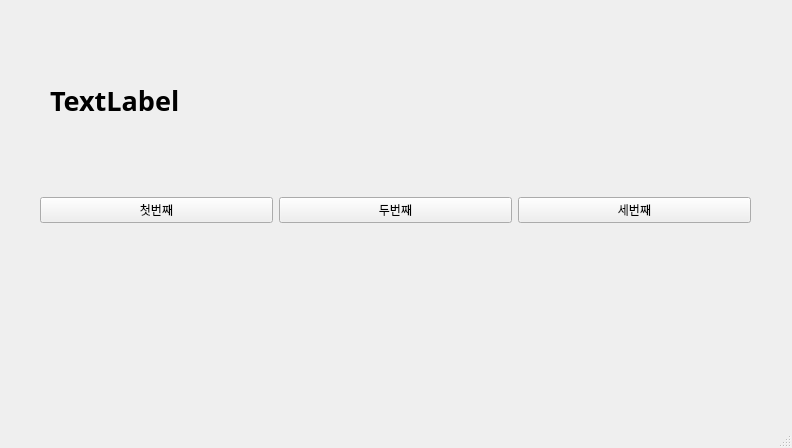
<?xml version="1.0" encoding="UTF-8"?>
<ui version="4.0">
 <class>MainWindow</class>
 <widget class="QMainWindow" name="MainWindow">
  <property name="geometry">
   <rect>
    <x>0</x>
    <y>0</y>
    <width>792</width>
    <height>448</height>
   </rect>
  </property>
  <property name="windowTitle">
   <string>MainWindow</string>
  </property>
  <widget class="QWidget" name="centralwidget">
   <widget class="QWidget" name="horizontalLayoutWidget">
    <property name="geometry">
     <rect>
      <x>40</x>
      <y>130</y>
      <width>711</width>
      <height>161</height>
     </rect>
    </property>
    <layout class="QHBoxLayout" name="horizontalLayout">
     <item>
      <widget class="QPushButton" name="pushButton_2">
       <property name="text">
        <string>첫번째</string>
       </property>
      </widget>
     </item>
     <item>
      <widget class="QPushButton" name="pushButton_3">
       <property name="text">
        <string>두번째</string>
       </property>
      </widget>
     </item>
     <item>
      <widget class="QPushButton" name="pushButton">
       <property name="text">
        <string>세번째</string>
       </property>
      </widget>
     </item>
    </layout>
   </widget>
   <widget class="QLabel" name="label">
    <property name="geometry">
     <rect>
      <x>50</x>
      <y>80</y>
      <width>691</width>
      <height>41</height>
     </rect>
    </property>
    <property name="font">
     <font>
      <family>맑은 고딕</family>
      <pointsize>20</pointsize>
      <weight>75</weight>
      <bold>true</bold>
     </font>
    </property>
    <property name="text">
     <string>TextLabel</string>
    </property>
   </widget>
  </widget>
  <widget class="QMenuBar" name="menubar">
   <property name="geometry">
    <rect>
     <x>0</x>
     <y>0</y>
     <width>792</width>
     <height>21</height>
    </rect>
   </property>
  </widget>
  <widget class="QStatusBar" name="statusbar"/>
 </widget>
 <resources/>
 <connections>
  <connection>
   <sender>pushButton_2</sender>
   <signal>clicked()</signal>
   <receiver>MainWindow</receiver>
   <slot>firstClick()</slot>
   <hints>
    <hint type="sourcelabel">
     <x>164</x>
     <y>228</y>
    </hint>
    <hint type="destinationlabel">
     <x>165</x>
     <y>307</y>
    </hint>
   </hints>
  </connection>
  <connection>
   <sender>pushButton_3</sender>
   <signal>clicked()</signal>
   <receiver>MainWindow</receiver>
   <slot>secondClick()</slot>
   <hints>
    <hint type="sourcelabel">
     <x>396</x>
     <y>238</y>
    </hint>
    <hint type="destinationlabel">
     <x>396</x>
     <y>306</y>
    </hint>
   </hints>
  </connection>
  <connection>
   <sender>pushButton</sender>
   <signal>clicked()</signal>
   <receiver>MainWindow</receiver>
   <slot>thirdClick()</slot>
   <hints>
    <hint type="sourcelabel">
     <x>639</x>
     <y>233</y>
    </hint>
    <hint type="destinationlabel">
     <x>640</x>
     <y>295</y>
    </hint>
   </hints>
  </connection>
 </connections>
 <slots>
  <slot>firstClick()</slot>
  <slot>secondClick()</slot>
  <slot>thirdClick()</slot>
 </slots>
</ui>
